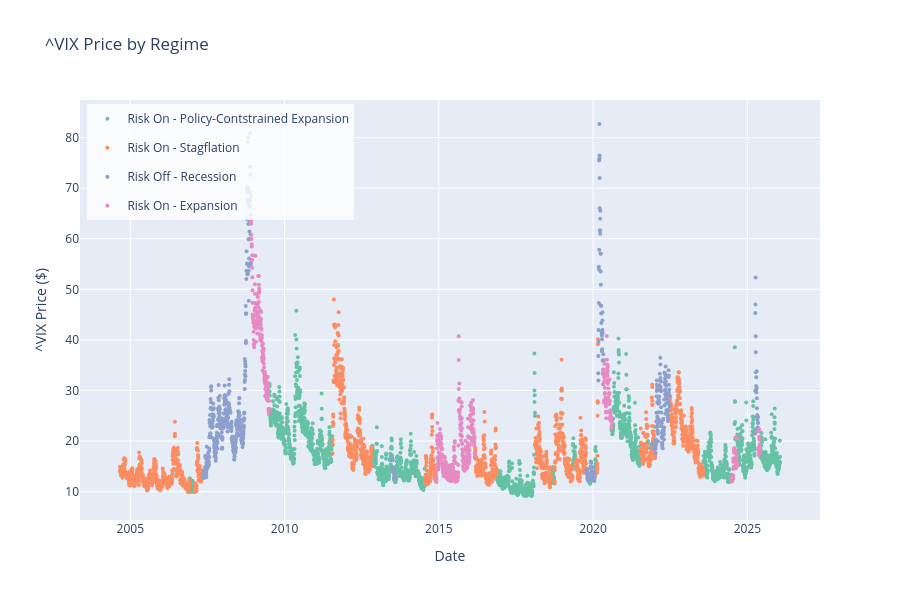
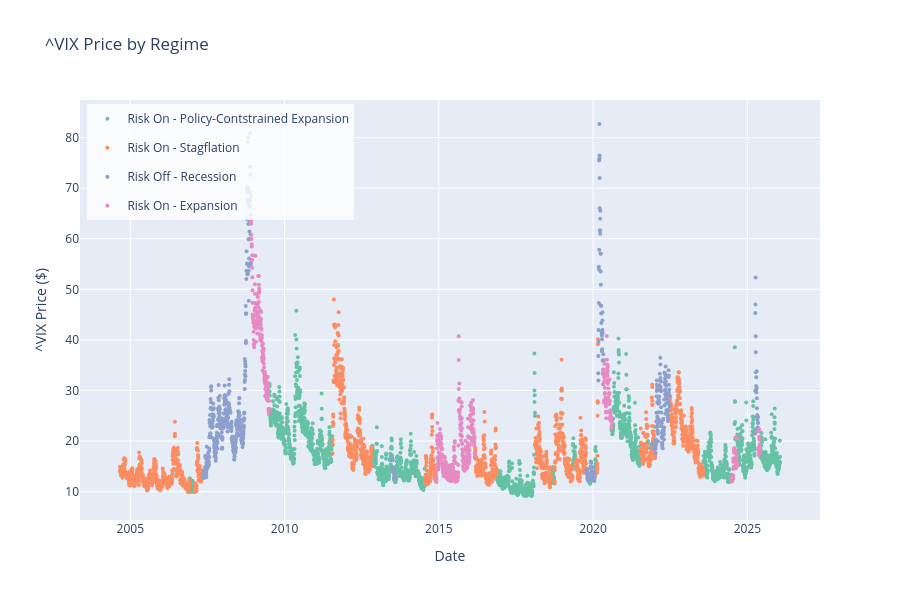

Notebook source saved alongside these figures, in order:
### Code cell
filtered_proba0 = model0.filter_proba(X_scaled)
filtered_regimes0 = np.argmax(filtered_proba0, axis=1)
smoothed_proba0 = model0.smooth_proba(X_scaled)

labels_info0 = label_regimes(
    X=X_scaled,
    proba=smoothed_proba0,
    feature_names=selected_features
)

# filtered_proba1 = model1.filter_proba(X_scaled)
# filtered_regimes1 = np.argmax(filtered_proba1, axis=1)
# smoothed_proba1 = model1.smooth_proba(X_scaled)

# labels_info1 = label_regimes(
#     X=X_scaled,
#     proba=smoothed_proba1,
#     feature_names=selected_features
# )

fig0 = plot_ticker_by_regime("^VIX", df_selected.index, filtered_regimes0, regime_names=labels_info0["state_labels"])
fig1 = plot_ticker_by_regime("^VIX", df_selected.index, filtered_regimes1, regime_names=labels_info1["state_labels"])

fig0.show()
fig1.show()

### Figure 1 — Plotly figure (JSON) as saved in the notebook; plotly's stock layout.template omitted (floating-point values rounded to 4 significant figures; data arrays with more than 128 entries replaced by an {"elided": "..."} marker saying what was removed)
{"data": [{"hovertemplate": "Risk On - Policy-Contstrained Expansion<br>Price: %{y:.2f}<br>Date: %{x}<extra></extra>", "legendgroup": "Risk On - Policy-Contstrained Expansion", "marker": {"color": "rgb(102,194,165)", "line": {"width": 0}, "size": 4}, "mode": "markers", "name": "Risk On - Policy-Contstrained Expansion", "type": "scatter", "x": {"elided": "2146 str values"}, "y": {"elided": "2146 float values"}}, {"hovertemplate": "Risk On - Stagflation<br>Price: %{y:.2f}<br>Date: %{x}<extra></extra>", "legendgroup": "Risk On - Stagflation", "marker": {"color": "rgb(252,141,98)", "line": {"width": 0}, "size": 4}, "mode": "markers", "name": "Risk On - Stagflation", "type": "scatter", "x": {"elided": "2001 str values"}, "y": {"elided": "2001 float values"}}, {"hovertemplate": "Risk Off - Recession<br>Price: %{y:.2f}<br>Date: %{x}<extra></extra>", "legendgroup": "Risk Off - Recession", "marker": {"color": "rgb(141,160,203)", "line": {"width": 0}, "size": 4}, "mode": "markers", "name": "Risk Off - Recession", "type": "scatter", "x": {"elided": "646 str values"}, "y": {"elided": "646 float values"}}, {"hovertemplate": "Risk On - Expansion               <br>Price: %{y:.2f}<br>Date: %{x}<extra></extra>", "legendgroup": "Risk On - Expansion               ", "marker": {"color": "rgb(231,138,195)", "line": {"width": 0}, "size": 4}, "mode": "markers", "name": "Risk On - Expansion               ", "type": "scatter", "x": {"elided": "589 str values"}, "y": {"elided": "589 float values"}}], "layout": {"height": 600, "hovermode": "closest", "legend": {"bgcolor": "rgba(255, 255, 255, 0.8)", "orientation": "v", "x": 0.01, "xanchor": "left", "y": 0.99, "yanchor": "top"}, "title": {"text": "^VIX Price by Regime"}, "xaxis": {"title": {"text": "Date"}}, "yaxis": {"title": {"text": "^VIX Price ($)"}}}}

### Figure 2 — Plotly figure (JSON) as saved in the notebook; plotly's stock layout.template omitted (floating-point values rounded to 4 significant figures; data arrays with more than 128 entries replaced by an {"elided": "..."} marker saying what was removed)
{"data": [{"hovertemplate": "Risk On - Policy-Contstrained Expansion<br>Price: %{y:.2f}<br>Date: %{x}<extra></extra>", "legendgroup": "Risk On - Policy-Contstrained Expansion", "marker": {"color": "rgb(102,194,165)", "line": {"width": 0}, "size": 4}, "mode": "markers", "name": "Risk On - Policy-Contstrained Expansion", "type": "scatter", "x": {"elided": "2146 str values"}, "y": {"elided": "2146 float values"}}, {"hovertemplate": "Risk On - Stagflation<br>Price: %{y:.2f}<br>Date: %{x}<extra></extra>", "legendgroup": "Risk On - Stagflation", "marker": {"color": "rgb(252,141,98)", "line": {"width": 0}, "size": 4}, "mode": "markers", "name": "Risk On - Stagflation", "type": "scatter", "x": {"elided": "2001 str values"}, "y": {"elided": "2001 float values"}}, {"hovertemplate": "Risk Off - Recession<br>Price: %{y:.2f}<br>Date: %{x}<extra></extra>", "legendgroup": "Risk Off - Recession", "marker": {"color": "rgb(141,160,203)", "line": {"width": 0}, "size": 4}, "mode": "markers", "name": "Risk Off - Recession", "type": "scatter", "x": {"elided": "646 str values"}, "y": {"elided": "646 float values"}}, {"hovertemplate": "Risk On - Expansion               <br>Price: %{y:.2f}<br>Date: %{x}<extra></extra>", "legendgroup": "Risk On - Expansion               ", "marker": {"color": "rgb(231,138,195)", "line": {"width": 0}, "size": 4}, "mode": "markers", "name": "Risk On - Expansion               ", "type": "scatter", "x": {"elided": "589 str values"}, "y": {"elided": "589 float values"}}], "layout": {"height": 600, "hovermode": "closest", "legend": {"bgcolor": "rgba(255, 255, 255, 0.8)", "orientation": "v", "x": 0.01, "xanchor": "left", "y": 0.99, "yanchor": "top"}, "title": {"text": "^VIX Price by Regime"}, "xaxis": {"title": {"text": "Date"}}, "yaxis": {"title": {"text": "^VIX Price ($)"}}}}
